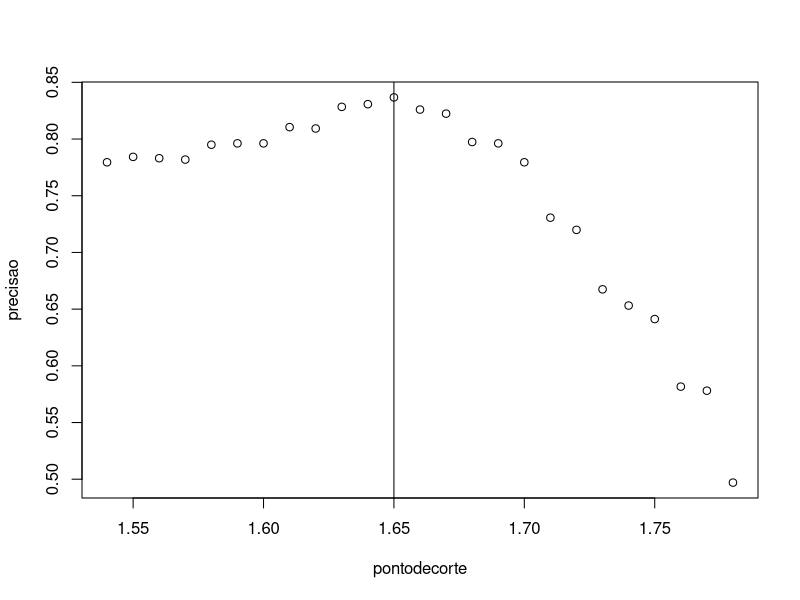
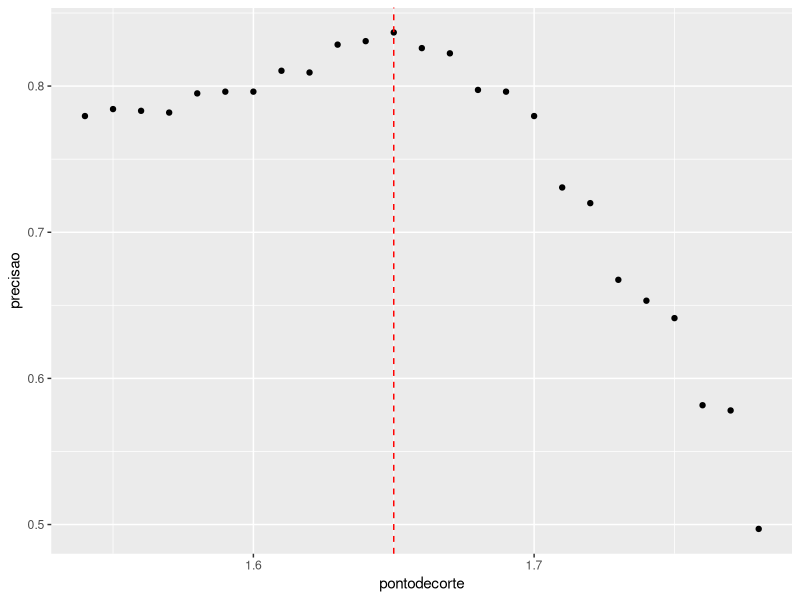
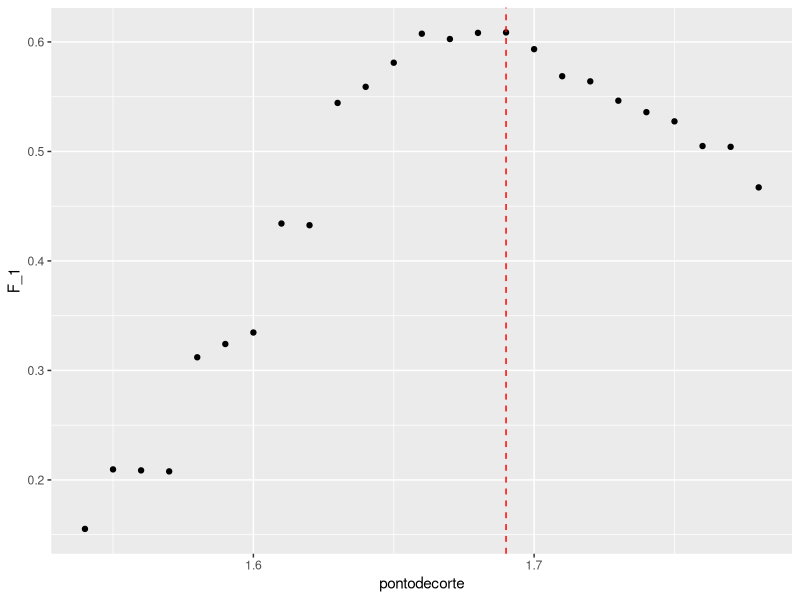
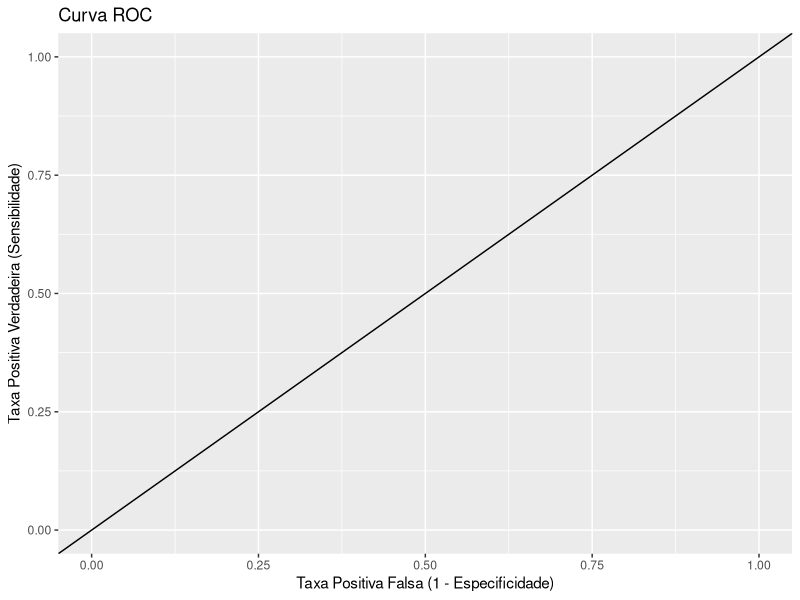
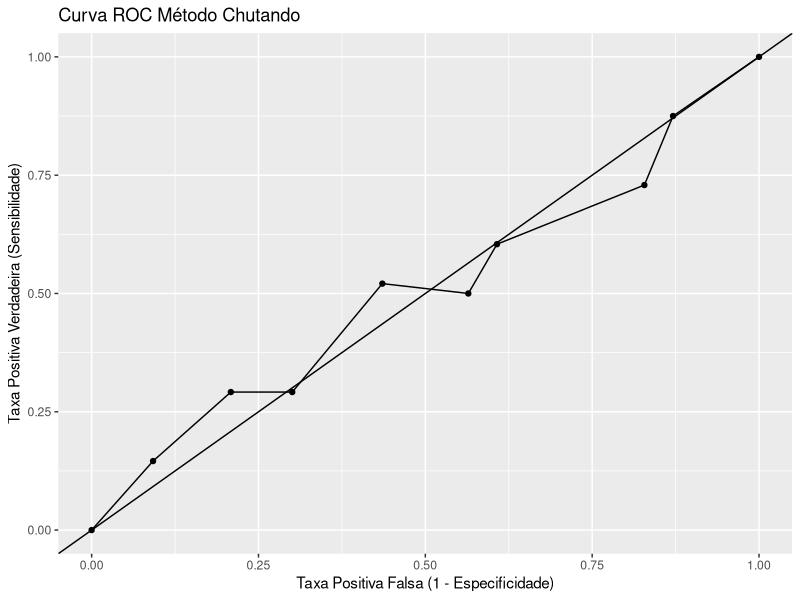
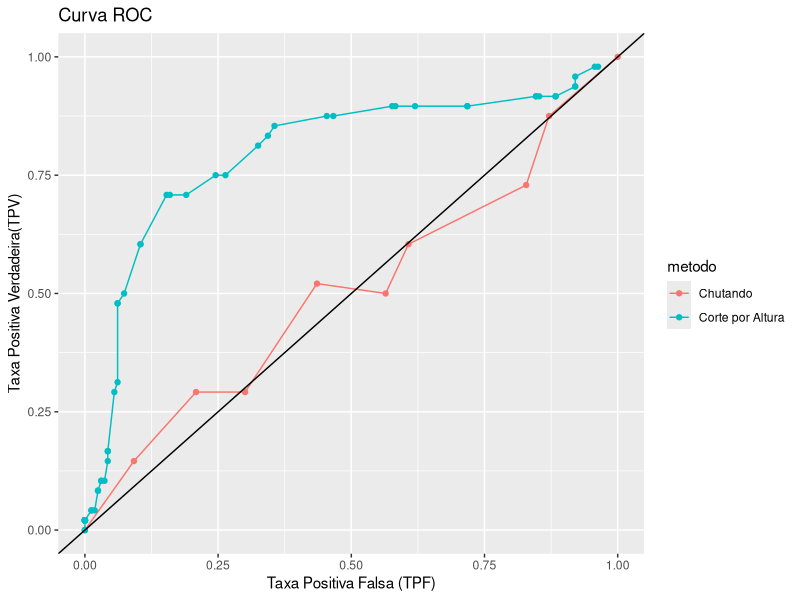
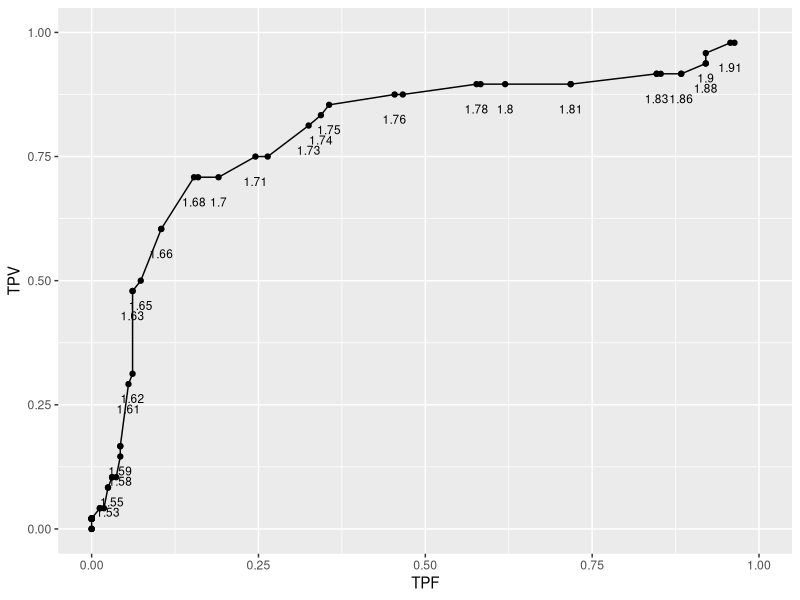
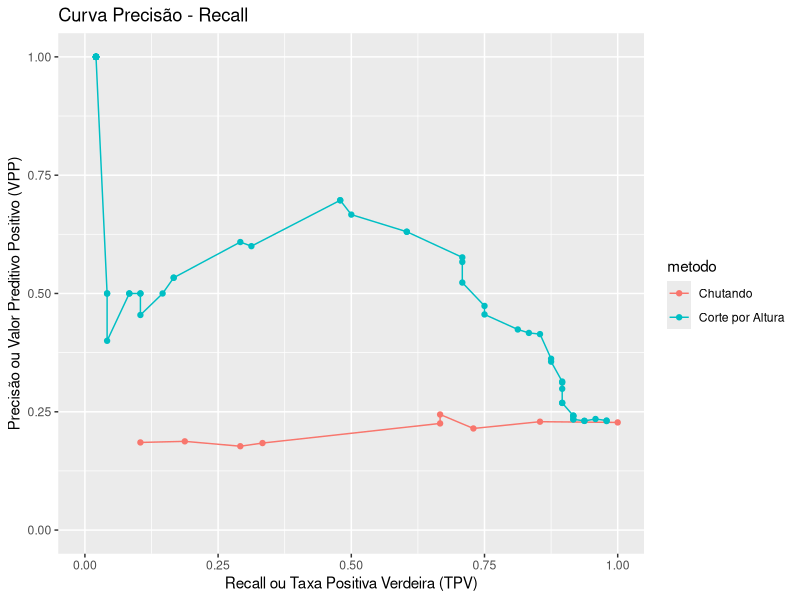

The R source for these figures, in order:
## ---- chunk 1
knitr::opts_chunk$set(fig.width = 9, 
                      fig.height= 7,  
                      fig.retina = 3,
                      message = FALSE, 
                      warning = FALSE,
                      dev=c("png"), 
                      fig.path="imagens/Aula08/")
## ---- chunk 2
library(tidyverse)
library(caret)
library(dslabs)
data(heights)
## ---- chunk 3
head(heights)
str(heights)
alturas <- heights %>%
  # traduz dados para o português e transforma polegada para metro
  mutate(
          sex = case_when(
                           sex == "Male" ~ "Masculino",
                           sex == "Female" ~ "Feminino"
                          ), 
          altura = height * 2.54 / 100 ) %>%
  rename( sexo = sex) %>% 
  select(sexo , altura)
head(alturas)
str(alturas)
## ---- chunk 4
alturas <- data.frame(sexo = factor(alturas$sexo), altura = alturas$altura)
str(alturas)
head(alturas)
## ---- chunk 5
y <- alturas$sexo
x <- alturas$altura
## ---- chunk 6
set.seed(2021)
indice_teste <- createDataPartition(y, times = 1, p = 0.2, list = FALSE)
conj_teste <- alturas[indice_teste, ]
conj_treino <- alturas[-indice_teste, ]
head(conj_teste)
str(conj_teste)
summary(conj_teste)
head(conj_treino)
str(conj_treino)
summary(conj_treino)
## ---- chunk 7
y_chapeu <- sample(c("Masculino", "Feminino"), length(indice_teste), replace = TRUE) %>% 
  factor(levels = levels(conj_teste$sexo))
## ---- chunk 8
mean(y_chapeu == conj_teste$sexo)

## ---- chunk 9
alturas %>% group_by(sexo) %>% summarize(mean(altura), sd(altura))
media_Homem <- mean(alturas[alturas$sexo=="Masculino",]$altura)
desv_pad_Homem <- sd(alturas[alturas$sexo=="Masculino",]$altura)
media_Homem
desv_pad_Homem
media_Homem - 2*desv_pad_Homem
y_chapeu <- ifelse(x > media_Homem - 2*desv_pad_Homem , "Masculino", "Feminino") %>% factor(levels = levels(conj_teste$sexo))
mean(y == y_chapeu)
## ---- chunk 10
pontodecorte <- seq(1.54, 1.78, by = 0.01)
precisao <- map_dbl(pontodecorte, function(x){
  y_chapeu <- ifelse(conj_treino$altura > x, "Masculino", "Feminino") %>% 
    factor(levels = levels(conj_teste$sexo))
  mean(y_chapeu == conj_treino$sexo)
})
max(precisao)
melhor_ponto <- pontodecorte[which.max(precisao)]
melhor_ponto
plot(pontodecorte, precisao) 
abline(v=melhor_ponto)
y_chapeu <- ifelse(conj_teste$altura > melhor_ponto, "Masculino", "Feminino") %>% 
  factor(levels = levels(conj_teste$sexo))
y_chapeu <- factor(y_chapeu)
mean(y_chapeu == conj_teste$sexo)

## ---- chunk 11
library(ggplot2)
dados <- data.frame(pontodecorte, precisao)
ggplot(data=dados, aes(x=pontodecorte, y=precisao)) + geom_point() +
       geom_vline(xintercept = melhor_ponto, linetype="dashed", color="red")
## ---- chunk 12
table(previsto = y_chapeu, real = conj_teste$sexo)
conj_teste %>% 
  mutate(y_chapeu = y_chapeu) %>%
  group_by(sexo) %>% 
  summarize(precisao = mean(y_chapeu == sexo))
confusionMatrix(data = y_chapeu, reference = conj_teste$sexo)
## ---- chunk 13
pontodecorte <- seq(1.54, 1.78, by = 0.01)
F_1 <- map_dbl(pontodecorte, function(x){
  y_chapeu <- ifelse(conj_treino$altura > x, "Masculino", "Feminino") %>% 
    factor(levels = levels(conj_teste$sexo))
  F_meas(data = y_chapeu, reference = factor(conj_treino$sexo))
})
max(F_1)
melhor_ponto <- pontodecorte[which.max(F_1)]
melhor_ponto
dados <- data.frame(pontodecorte, F_1)
ggplot(data=dados, aes(x=pontodecorte, y=F_1)) + geom_point() +
       geom_vline(xintercept = melhor_ponto, linetype="dashed", color="red")
y_chapeu <- ifelse(conj_teste$altura > melhor_ponto, "Masculino", "Feminino") %>% 
  factor(levels = levels(conj_teste$sexo))
confusionMatrix(data = y_chapeu, reference = conj_teste$sexo)
## ---- chunk 14
p <- 0.9
y_chapeu <- sample(c("Masculino", "Feminino"), length(indice_teste), 
                   replace = TRUE, prob=c(p, 1-p)) %>% factor(levels = levels(conj_teste$sexo))
mean(y_chapeu == conj_teste$sexo)
## ---- chunk 15
     ggplot() +
     geom_abline(intercept = 0, slope = 1.) + 
     labs(x = "Taxa Positiva Falsa (1 - Especificidade)", 
          y = "Taxa Positiva Verdadeira (Sensibilidade)", 
          title = "Curva ROC") +
     scale_x_continuous(limits = c(0, 1.0)) + 
     scale_y_continuous(limits = c(0, 1.0))
## ---- chunk 16
probs <- seq(0, 1, length.out = 10)
chutando <- map_df(probs, function(p){
     y_chapeu <- 
          sample(c("Masculino", "Feminino"), length(indice_teste), replace = TRUE,                            prob=c(p, 1-p)) %>%  factor(levels = levels(conj_teste$sexo))
      list(metodo = "Chutando",
           TPF = 1 - specificity(y_chapeu, conj_teste$sexo),
           TPV = sensitivity(y_chapeu, conj_teste$sexo)) 
})
     chutando %>%
     ggplot(aes(TPF, TPV)) +
     geom_line() +
     geom_point() +
     geom_abline(intercept = 0, slope = 1.) + 
     labs(x = "Taxa Positiva Falsa (1 - Especificidade)", 
          y = "Taxa Positiva Verdadeira (Sensibilidade)", 
          title = "Curva ROC Método Chutando") +
     scale_x_continuous(limits = c(0, 1.0)) + 
     scale_y_continuous(limits = c(0, 1.0))
## ---- chunk 17
pontodecorte <- seq(1.27 , 1.92, by = 0.01)
altura_ptdecorte <- map_df(pontodecorte, function(x){
     y_chapeu <- ifelse(conj_teste$altura > x, "Masculino", "Feminino") %>% 
                 factor(levels = levels(conj_teste$sexo))
     list(metodo = "Corte por Altura",
        TPF = 1 - specificity(y_chapeu, conj_teste$sexo),
        TPV = sensitivity(y_chapeu, conj_teste$sexo)) 
})
bind_rows(chutando, altura_ptdecorte) %>%
     ggplot(aes(TPF, TPV, color = metodo)) +
     geom_line() +
     geom_point() +
     geom_abline(intercept = 0, slope = 1.) + 
     labs(x = "Taxa Positiva Falsa (TPF)", 
          y = "Taxa Positiva Verdadeira(TPV)", 
          title = "Curva ROC") +
     scale_x_continuous(limits = c(0, 1.0)) + 
     scale_y_continuous(limits = c(0, 1.0))

## ---- chunk 18
map_df(pontodecorte, function(x){
     y_chapeu <- ifelse(conj_teste$altura > x, "Masculino", "Feminino") %>% 
                  factor(levels = c("Masculino", "Feminino"))
     list(metodo = "Corte por Altura",
          corte = round(x, 2), 
          TPF = 1 - specificity(y_chapeu, conj_teste$sexo),
          TPV = sensitivity(y_chapeu, conj_teste$sexo)) 
}) %>%
     ggplot(aes(TPF, TPV, label = corte)) +
     geom_line() +
     geom_point() +
     geom_text(nudge_y = - 0.05, size = 3, check_overlap = TRUE) +
     scale_x_continuous(limits = c(0, 1.0)) + 
     scale_y_continuous(limits = c(0, 1.0))
## ---- chunk 19
chutando <- map_df(probs, function(p){
            y_chapeu <- sample(c("Masculino", "Feminino"), length(indice_teste), 
            replace = TRUE, prob=c(p, 1-p)) %>% 
            factor(levels = c("Masculino", "Feminino"))
     list(metodo = "Chutando",
           recall = sensitivity(y_chapeu, conj_teste$sexo),
           precisao = posPredValue(y_chapeu, conj_teste$sexo))
})
altura_ptdecorte <- map_df(pontodecorte, function(x){
     y_chapeu <- ifelse(conj_teste$altura > x, "Masculino", "Feminino") %>% 
          factor(levels = c("Masculino", "Feminino"))
      list(metodo = "Corte por Altura",
           recall = sensitivity(y_chapeu, conj_teste$sexo),
           precisao = posPredValue(y_chapeu, conj_teste$sexo))
})
bind_rows(chutando, altura_ptdecorte) %>%
     ggplot(aes(recall, precisao, color = metodo)) +
     geom_line() +
     geom_point() +
     labs(x = "Recall ou Taxa Positiva Verdeira (TPV)", 
          y = "Precisão ou Valor Preditivo Positivo (VPP)", 
          title = "Curva Precisão - Recall") +
     scale_x_continuous(limits = c(0, 1.0)) + 
     scale_y_continuous(limits = c(0, 1.0))
